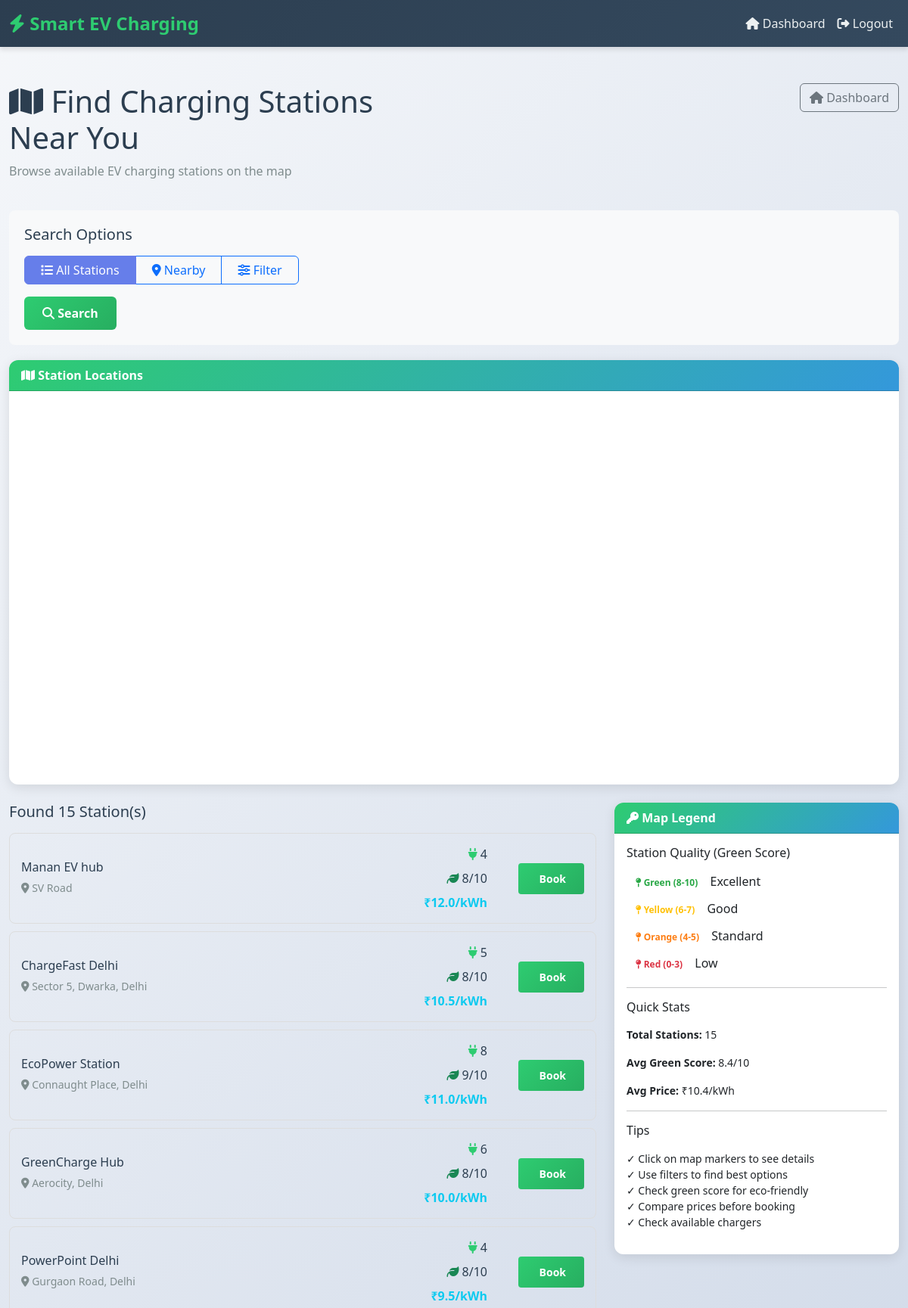
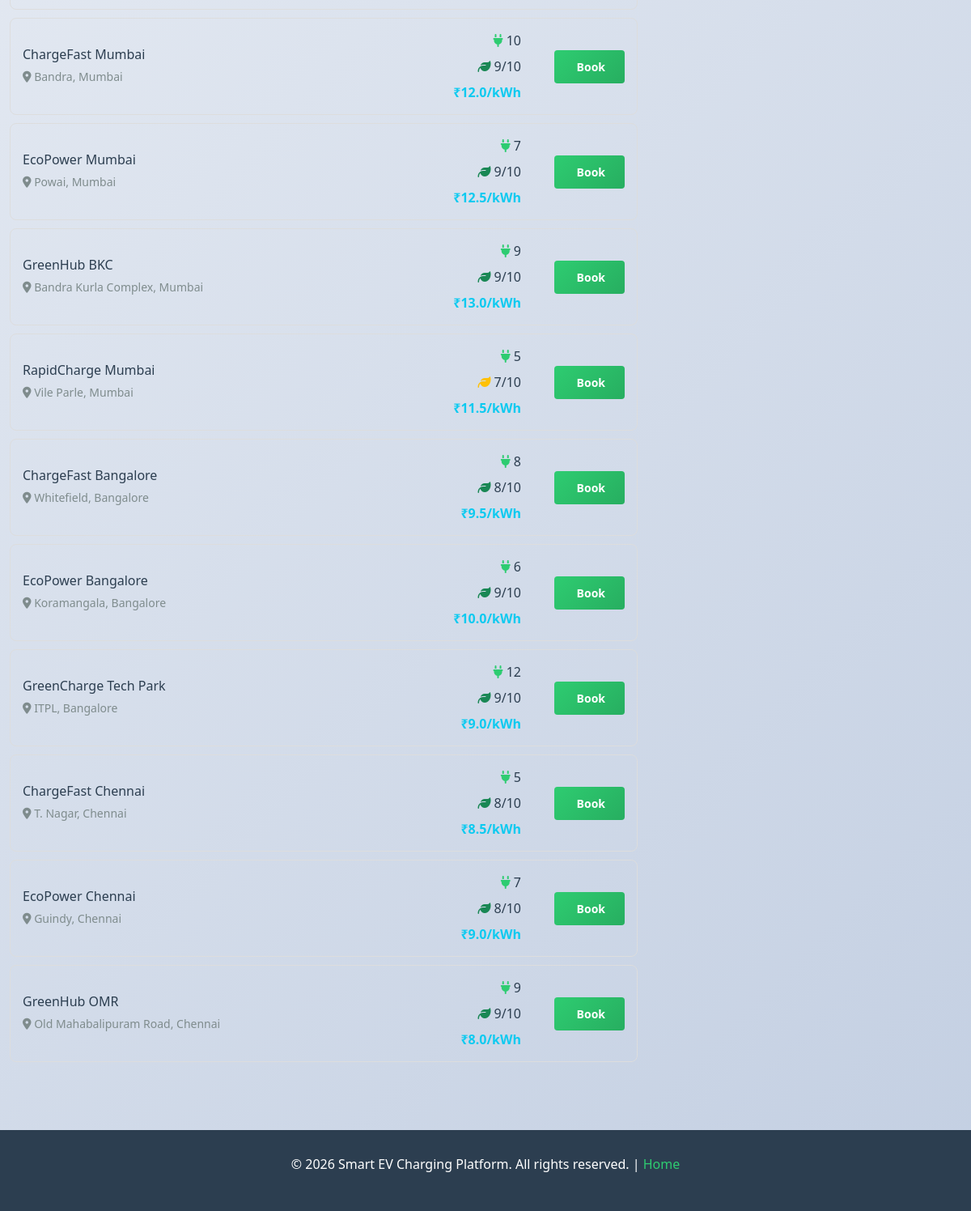
The page /user/map-search (signed in) on the database its author committed (2 pictures, top to bottom).
### tables this page shows
CREATE TABLE stations (
    id INTEGER PRIMARY KEY AUTOINCREMENT,
    name TEXT,
    location TEXT,
    chargers INTEGER,
    price REAL,
    green_score INTEGER,
    owner_id INTEGER,
    approved INTEGER DEFAULT 0
);

### routes/station_routes.py (the view)
@station_bp.route("/user/map-search", methods=["GET", "POST"])
def map_search():
    if session.get("role") != "user":
        return redirect("/login")
    from ai.map_utils import get_all_stations_with_location, search_stations_by_location, get_map_config
    stations = []
    search_performed = False
    search_type = None
    if request.method == "POST":
        search_type = request.form.get("search_type", "all")
        search_performed = True
        if search_type == "all":
            stations = get_all_stations_with_location()
        elif search_type == "nearby":
            lat = float(request.form.get("latitude", 28.6139))
            lng = float(request.form.get("longitude", 77.2090))
            radius = float(request.form.get("radius", 10))
            stations = search_stations_by_location(lat, lng, radius)
        elif search_type == "filter":
            all_stations = get_all_stations_with_location()
            green_min = int(request.form.get("green_min", 0))
            price_max = float(request.form.get("price_max", 1000))
            chargers_min = int(request.form.get("chargers_min", 0))
            stations = [
                s for s in all_stations
                if s["green_score"] >= green_min
                and s["price"] <= price_max
                and s["chargers"] >= chargers_min
            ]
    else:
        stations = get_all_stations_with_location()
    map_config = get_map_config()
    return render_template("map_search.html",
                         stations=stations,
                         map_config=map_config,
                         search_performed=search_performed,
                         search_type=search_type)

### ai/map_utils.py (called while the page is built)
def get_marker_color(green_score):
    if green_score >= 8:
        return "green"  # Eco-friendly
    elif green_score >= 6:
        return "yellow"  # Moderate
    elif green_score >= 4:
        return "orange"  # Standard
    else:
        return "red"  # Low eco-score

def get_map_config():
    return {
        "api_key": GOOGLE_MAPS_API_KEY,
        "center": {"lat": 28.6139, "lng": 77.2090},  # Delhi center
        "zoom": 12,
        "default_radius": 10  # km
    }

### models/db.py (called while the page is built)
def get_db():
    return sqlite3.connect("database/ev.db")

### templates/map_search.html (shortened to what this page needs)
{% extends "base.html" %}
{% block content %}
<div class="row mb-4">
    <div class="col">
        <h1><i class="fas fa-map"></i> Find Charging Stations Near You</h1>
        <p class="text-muted">Browse available EV charging stations on the map</p>
    </div>
    <div class="col text-end">
        <a href="/user/dashboard" class="btn btn-outline-secondary">
            <i class="fas fa-home"></i> Dashboard
        </a>
    </div>
</div>
<div class="search-panel">
    <h5 class="mb-3">Search Options</h5>
    <form id="searchForm" method="POST">
        <div class="row">
            <div class="col-md-4">
                <div class="btn-group w-100" role="group">
                    <label class="btn btn-outline-primary" for="all">
                        <i class="fas fa-list"></i> All Stations
                    </label>
                    <label class="btn btn-outline-primary" for="nearby">
                        <i class="fas fa-location-dot"></i> Nearby
                    </label>
                    <label class="btn btn-outline-primary" for="filter">
                        <i class="fas fa-sliders"></i> Filter
                    </label>
                </div>
            </div>
        </div>
        <div class="mt-3">
            <button type="submit" class="btn btn-primary">
                <i class="fas fa-search"></i> Search
            </button>
        </div>
    </form>
</div>
<div class="card mb-4">
    <div class="card-header">
        <i class="fas fa-map"></i> Station Locations
    </div>
    <div class="card-body p-0">
        <div id="map"></div>
    </div>
</div>
<div class="row">
    <div class="col-md-8">
        <h5 class="mb-3">Found {{ stations|length }} Station(s)</h5>
        <div id="stationsList">
            {% if stations %}
                {% for station in stations %}
                <div class="station-list-item" onclick="highlightStation({{ station.id }})">
                    <div class="row align-items-center">
                        <div class="col">
                            <h6 class="mb-1">{{ station.name }}</h6>
                            <small class="text-muted">
                                <i class="fas fa-map-marker-alt"></i> {{ station.location }}
                            </small>
                        </div>
                        <div class="col-md-3 text-end">
                            <div class="mb-2">
                                <i class="fas fa-plug text-primary"></i> {{ station.chargers }}
                            </div>
                            <div class="mb-2">
                                <i class="fas fa-leaf text-{{ 'success' if station.green_score >= 8 else 'warning' }}"></i> {{ station.green_score }}/10
                            </div>
                            <div>
                                <strong class="text-info">₹{{ station.price }}/kWh</strong>
                            </div>
                        </div>
                        <div class="col-md-2 text-end">
                            <a href="/user/map-booking/{{ station.id }}" class="btn btn-sm btn-primary">
                                 Book
                            </a>
                        </div>
                    </div>
                </div>
                {% endfor %}
            {% else %}
            <div class="alert alert-info text-center">
                <i class="fas fa-info-circle"></i> No stations found. Try adjusting your search criteria.
            </div>
            {% endif %}
        </div>
    </div>
    <div class="col-md-4">
        <div class="card">
            <div class="card-header">
                <i class="fas fa-key"></i> Map Legend
            </div>
            <div class="card-body">
                <h6 class="mb-3">Station Quality (Green Score)</h6>
                <div class="mb-2">
                    <span class="badge marker-green"><i class="fas fa-map-pin"></i> Green (8-10)</span> Excellent
                </div>
                <div class="mb-2">
                    <span class="badge marker-yellow"><i class="fas fa-map-pin"></i> Yellow (6-7)</span> Good
                </div>
                <div class="mb-2">
                    <span class="badge marker-orange"><i class="fas fa-map-pin"></i> Orange (4-5)</span> Standard
                </div>
                <div class="mb-3">
                    <span class="badge marker-red"><i class="fas fa-map-pin"></i> Red (0-3)</span> Low
                </div>
                <hr>
                <h6 class="mb-3">Quick Stats</h6>
                <div class="small">
                    <p><strong>Total Stations:</strong> {{ stations|length }}</p>
                    {% if stations %}
                    <p><strong>Avg Green Score:</strong> {{ (stations|map(attribute='green_score')|list|sum / stations|length)|round(1) }}/10</p>
                    <p><strong>Avg Price:</strong> ₹{{ (stations|map(attribute='price')|list|sum / stations|length)|round(2) }}/kWh</p>
                    {% endif %}
                </div>
                <hr>
                <h6 class="mb-3">Tips</h6>
                <ul class="small list-unstyled">
                    <li>✓ Click on map markers to see details</li>
                    <li>✓ Use filters to find best options</li>
                    <li>✓ Check green score for eco-friendly</li>
                    <li>✓ Compare prices before booking</li>
                    <li>✓ Check available chargers</li>
                </ul>
            </div>
        </div>
    </div>
</div>
{% endblock %}

### templates/base.html (style rules this page uses)
:root { --primary-color: #2ecc71; --secondary-color: #3498db; --dark-color: #2c3e50; --light-color: #ecf0f1; --danger-color: #e74c3c; --warning-color: #f39c12; }
* { margin: 0; padding: 0; box-sizing: border-box; }
body { font-family: 'Segoe UI', Tahoma, Geneva, Verdana, sans-serif; background: linear-gradient(135deg, #f5f7fa 0%, #c3cfe2 100%); min-height: 100vh; color: #2c3e50; }
.card { border: none; border-radius: 12px; box-shadow: 0 4px 15px rgba(0, 0, 0, 0.1); transition: transform 0.3s ease, box-shadow 0.3s ease; }
.card-header { background: linear-gradient(135deg, var(--primary-color) 0%, var(--secondary-color) 100%); color: white; border-radius: 12px 12px 0 0 !important; font-weight: 600; }
.btn-primary { background: linear-gradient(135deg, var(--primary-color) 0%, #27ae60 100%); border: none; font-weight: 600; padding: 10px 24px; transition: all 0.3s ease; }
.badge { font-weight: 600; padding: 8px 12px; border-radius: 8px; }
.text-primary { color: var(--primary-color) !important; }
.text-muted { color: #7f8c8d !important; }

### templates/map_search.html (style rules this page uses)
#map { width: 100%; height: 500px; border-radius: 8px; margin-bottom: 20px; }
.station-list-item { padding: 15px; border: 1px solid #ddd; border-radius: 8px; margin-bottom: 10px; cursor: pointer; transition: all 0.3s; }
.marker-green { color: #28a745; }
.marker-yellow { color: #ffc107; }
.marker-orange { color: #fd7e14; }
.marker-red { color: #dc3545; }
.search-panel { background: #f8f9fa; padding: 20px; border-radius: 8px; margin-bottom: 20px; }
.btn-group .btn-check:checked + .btn { background-color: #667eea; border-color: #667eea; color: white; }

### rows shown on the page
stations: name "Manan EV hub", location "SV Road", chargers "4", green_score "8", price "12.0"
stations: name "ChargeFast Delhi", location "Sector 5, Dwarka, Delhi", chargers "5", green_score "8", price "10.5"
stations: name "EcoPower Station", location "Connaught Place, Delhi", chargers "8", green_score "9", price "11.0"
stations: name "GreenCharge Hub", location "Aerocity, Delhi", chargers "6", green_score "8", price "10.0"
stations: name "PowerPoint Delhi", location "Gurgaon Road, Delhi", chargers "4", green_score "8", price "9.5"
stations: name "ChargeFast Mumbai", location "Bandra, Mumbai", chargers "10", green_score "9", price "12.0"
stations: name "EcoPower Mumbai", location "Powai, Mumbai", chargers "7", green_score "9", price "12.5"
stations: name "GreenHub BKC", location "Bandra Kurla Complex, Mumbai", chargers "9", green_score "9", price "13.0"
stations: name "RapidCharge Mumbai", location "Vile Parle, Mumbai", chargers "5", green_score "7", price "11.5"
stations: name "ChargeFast Bangalore", location "Whitefield, Bangalore", chargers "8", green_score "8", price "9.5"
stations: name "EcoPower Bangalore", location "Koramangala, Bangalore", chargers "6", green_score "9", price "10.0"
stations: name "GreenCharge Tech Park", location "ITPL, Bangalore", chargers "12", green_score "9", price "9.0"
stations: name "ChargeFast Chennai", location "T. Nagar, Chennai", chargers "5", green_score "8", price "8.5"
stations: name "EcoPower Chennai", location "Guindy, Chennai", chargers "7", green_score "8", price "9.0"
stations: name "GreenHub OMR", location "Old Mahabalipuram Road, Chennai", chargers "9", green_score "9", price "8.0"

### other values the page prints
{{ stations|length }} "15"
{{ (stations|map(attribute='price')|list|sum / stations|length)|round(2) }} "10.4"
